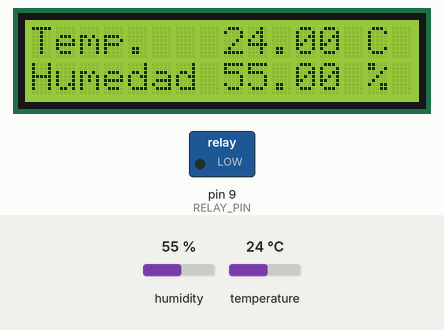
Simulated run of this sketch. Board: Arduino Uno, built with avr-gcc and run on an emulated ATmega328P. On the bench: 16×2 character LCD, switched loads named in the sketch (green lamp = pin HIGH). The test bench sets the inputs (shaded band); at power-on: humidity 55 %, temperature 24 °C. What the sketch prints to the serial monitor is not drawn.

Above: at 1.6 s.
1.7 s: humidity set to 52 %
At 4.8 s:
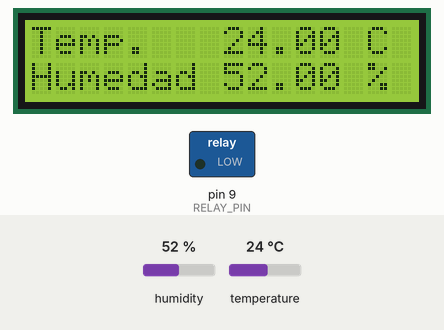
5.7 s: humidity set to 49 %
At 8.3 s:
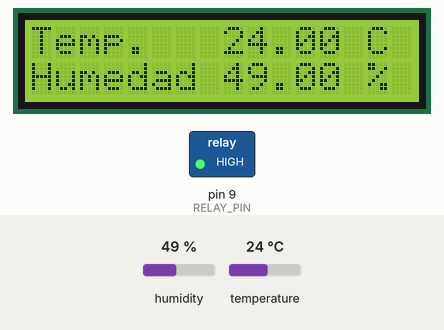
9.7 s: temperature set to 12 °C
At 10.6 s:
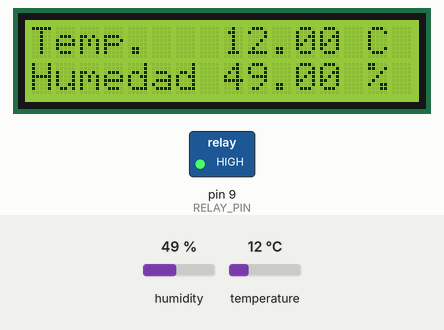
13.7 s: temperature set to 19 °C
At 16.3 s:
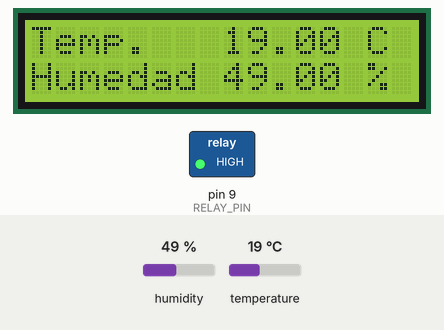
Timing chart, 0 to 17.8 s (numbered marks = the images above; inputs shaded):
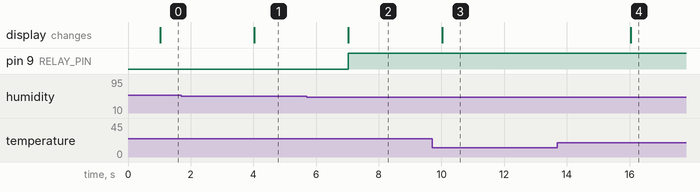

The sketch:

Practica1.ino
```cpp
#include <LiquidCrystal.h>
#include <DHT.h>
#include <DHT_U.h>
#define SCROLL_SPEED 500
#define DATA_SPEED 1000
#define RELAY_PIN 9

double tempC = 0;     // Variable para almacenar temperatura
double humidity = 0;  // Variable para almacenar humedad
int pinDHT11 = 8;     // Variable del pin de entrada del sensor DHT
unsigned long currentMilis = 0;
unsigned long previousUpdate = 0;

DHT dht(pinDHT11, DHT11);

LiquidCrystal lcd(7, 6, 5, 4, 3, 2);

void setup() {
  pinMode(RELAY_PIN, OUTPUT);
  Serial.begin(9600);
  dht.begin();
  lcd.begin(16, 2);
  lcd.setCursor(0, 0);
  lcd.print("Iniciando...");
}


void loop() {
  currentMilis = millis();
  if (currentMilis - previousUpdate >= DATA_SPEED) {
    tempC = calcularTemperatura();
    humidity = calcularHumedad();
    if (humidity > 50) {
      digitalWrite(RELAY_PIN, LOW);
    } else {
      digitalWrite(RELAY_PIN, HIGH);
    }
    imprimirSerial();
    printScreen();
    previousUpdate = currentMilis;
  }
}

void printScreen() {
  lcd.clear();
  lcd.setCursor(0, 0);
  lcd.print("Temp.   ");
  lcd.print(tempC);
  lcd.print(" C");
  lcd.setCursor(0, 1);
  lcd.print("Humedad ");
  lcd.print(humidity);
  lcd.print(" %");
  lcd.display();
}

double calcularTemperatura() {
  return dht.readTemperature();
}
double calcularHumedad() {
  return dht.readHumidity();
}

void imprimirSerial() {
  Serial.print("\nTemperatura:");
  Serial.print(tempC);
  Serial.print("\nHumedad:");
  Serial.print(humidity);
}
```

Measured:
- the behaviour switches between 51 and 50 % on humidity (found by bisection; images 1 and 2)
- after the input at 1.7 s, the display: changes after 2.3 s (image 1)
- after the input at 5.7 s, pin 9 (RELAY_PIN): LOW → HIGH after 1.3 s; the display: changes after 1.3 s (image 2)
- after the input at 9.7 s, the display: changes after 0.33 s (image 3)
- after the input at 13.7 s, the display: changes after 2.3 s (image 4)
